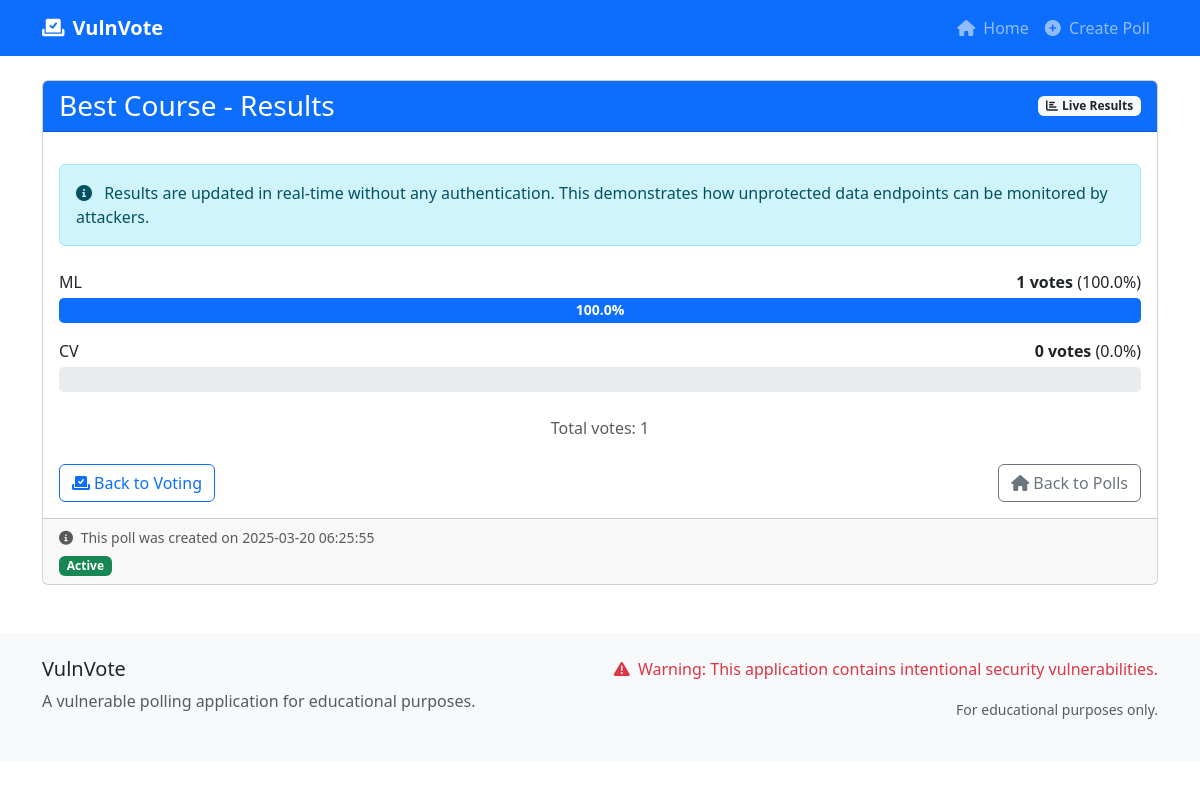
Page /results/3 on the committed database.
### tables this page shows
CREATE TABLE polls (
    id INTEGER PRIMARY KEY AUTOINCREMENT,
    title TEXT NOT NULL,
    description TEXT,
    is_active INTEGER DEFAULT 1,
    created_at TIMESTAMP DEFAULT CURRENT_TIMESTAMP
);

CREATE TABLE options (
    id INTEGER PRIMARY KEY AUTOINCREMENT,
    poll_id INTEGER NOT NULL,
    text TEXT NOT NULL,
    votes INTEGER DEFAULT 0,
    FOREIGN KEY (poll_id) REFERENCES polls (id)
);

### app.py (the view)
@app.route('/results/<int:poll_id>')
def results(poll_id):
    db = get_db()
    poll = db.execute('SELECT * FROM polls WHERE id = ?', (poll_id,)).fetchone()
    options = db.execute('SELECT * FROM options WHERE poll_id = ?', (poll_id,)).fetchall()
    return render_template('results.html', poll=poll, options=options)

### app.py (called while the page is built)
def get_db():
    db = getattr(g, '_database', None)
    if db is None:
        db = g._database = sqlite3.connect(DATABASE)
        db.row_factory = sqlite3.Row
    return db

@app.teardown_appcontext
def close_connection(exception):
    db = getattr(g, '_database', None)
    if db is not None:
        db.close()

### templates/results.html (shortened to what this page needs)
{% extends 'base.html' %}
{% block content %}
<div class="card">
    <div class="card-header bg-primary text-white d-flex justify-content-between align-items-center">
        <h3 class="mb-0">{{ poll['title'] }} - Results</h3>
        <span class="badge bg-light text-dark">
            <i class="fas fa-chart-bar me-1"></i>Live Results
        </span>
    </div>
    <div class="card-body">
        <div class="alert alert-info" role="alert">
            <i class="fas fa-info-circle me-2"></i>
            Results are updated in real-time without any authentication.
            This demonstrates how unprotected data endpoints can be monitored by attackers.
        </div>
        <div class="results-container my-4">
            {% set total_votes = namespace(value=0) %}
            {% for option in options %}
                {% set total_votes.value = total_votes.value + option['votes'] %}
            {% endfor %}
            {% for option in options %}
                {% if total_votes.value > 0 %}
                    {% set percentage = (option['votes'] / total_votes.value * 100) | round %}
                {% else %}
                    {% set percentage = 0 %}
                {% endif %}
                <div class="mb-3">
                    <div class="d-flex justify-content-between mb-1">
                        <span>{{ option['text'] }}</span>
                        <span>
                            <strong>{{ option['votes'] }} votes</strong>
                            ({{ percentage }}%)
                        </span>
                    </div>
                    <div class="progress" style="height: 25px;">
                        <div class="progress-bar" role="progressbar"
                             style="width: {{ percentage }}%"
                             aria-valuenow="{{ percentage }}"
                             aria-valuemin="0"
                             aria-valuemax="100">
                            {{ percentage }}%
                        </div>
                    </div>
                </div>
            {% endfor %}
            <div class="text-center mt-4">
                <p class="text-muted">Total votes: {{ total_votes.value }}</p>
            </div>
        </div>
        <div class="d-flex justify-content-between mt-4">
            <a href="{{ url_for('view_poll', poll_id=poll['id']) }}" class="btn btn-outline-primary">
                <i class="fas fa-vote-yea me-1"></i>Back to Voting
            </a>
            <a href="{{ url_for('index') }}" class="btn btn-outline-secondary">
                <i class="fas fa-home me-1"></i>Back to Polls
            </a>
        </div>
    </div>
    <div class="card-footer text-muted">
        <div class="small">
            <i class="fas fa-info-circle me-1"></i>
            This poll was created on {{ poll['created_at'] }}
        </div>
        {% if poll['is_active'] == 1 %}
            <div class="badge bg-success mt-2">Active</div>
        {% else %}
            <div class="badge bg-secondary mt-2">Closed</div>
        {% endif %}
    </div>
</div>
{% endblock %}

### static/styles.css (style rules this page uses)
body { min-height: 100vh; display: flex; flex-direction: column; }
.progress { height: 30px; margin-bottom: 15px; border-radius: 5px; }
.progress-bar { font-size: 14px; line-height: 30px; font-weight: 600; }

### rows in the picture
polls: title "Best Course", created_at "2025-03-20 06:25:55"
options: text "ML", votes "1", percentage "100.0"
options: text "CV", votes "0", percentage "0.0"

### other values in the picture
{{ total_votes.value }} "1"
